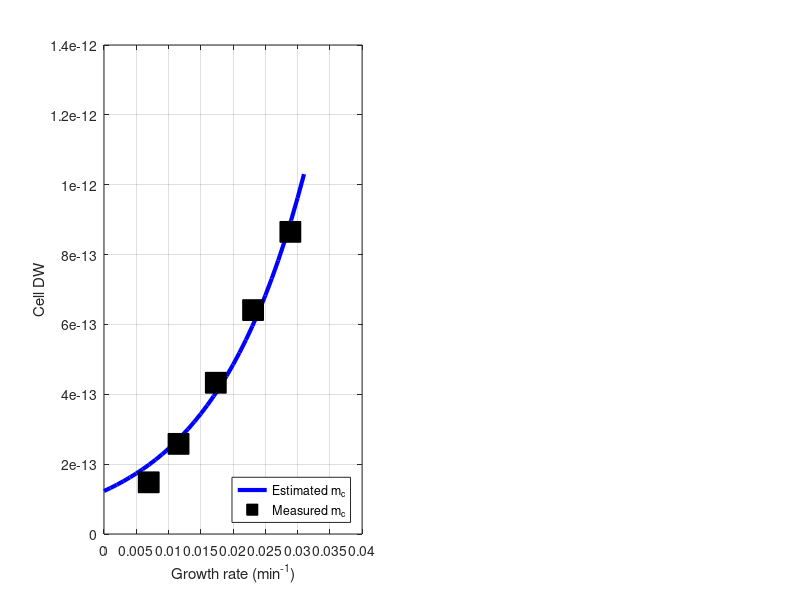

The MATLAB source for this figure: (Note: this script raises an error after producing the figure.)
%%%%%%%%%%%%%%%%%%%%%%%%%%%%%%%%%%%%%%%%%%%%%%%%%%%%%%%%%%%%%%%%%%%
%               
% Evaluation of the relationship protein & cell dry weight-cell specific growth rate
% 
% we use the findings of Zheng etal., General quantitative relations linking 
%   cell growth and the cell cycle in Escherichia coli, Nature Microbiol.,
%   2020. DOI: 10.1038/s41564-020-0717-x
%
% and data from Bremer and Dennis, Modulation of Chemical Composition and 
%      Other Parameters of the Cell by Growth Rate, 1996.
%
% We considered the relationships:
%  
%        dm_p/dmu = beta*m_p
% so that:
%        m_p = m_p0*exp(beta*mu)
%
% and 
%       dm_c/dmu = gamma*m_c
% so that:
%        m_c = m_c0*exp(gamma*mu)
% where:
%       mc = cell DW
%       mp = cell protein DW
%       mu = specific growth rate
%
%  Results obtained using Main_fit_FZ_mu_mp.m and Main_fit_Fengwei_Zheng_mu.m
%
%%%%%%%%%%%%%%%%%%%%%%%%%%%%%%%%%%%%%%%%%%%%%%%%%%%%%%%%%%%%%%%%%%%%
clear all
% Experimental data (mins):
td_exp=[24, 30, 40, 60 100];
mu =log(2)./td_exp;

% Protein dry mass (g)
proteinMass = [450
    340
    234
    156
    100]*1e-15;

% cell DW (g)
cellMass = [
    865
     641
     433
     258
    148]*1e-15;

% Our best estimated parameters using MATLAB script main_fit_Fengwei_Zheng_mu.m
% for mc = m0*exp(gamma*mu):
     m0 = 123.022e-15; %(g)
     gamma = 68.5547; % (mins)   

% Our best estimated parameters using MATLAB script main_fit_Fengwei_Zheng_mu.m
% for mp = mp0*exp(beta*mu):
     mp0 = 77.3748e-15; % (g)
     beta = 61.7813; % (mins)   

% Notice mp0/m0 = 77.3748e-15/123.022e-15 = 63%    

box_mp = [0.5*min(proteinMass):5e-15:1.25*max(proteinMass)];
box_mc = [0.5*min(cellMass):5e-15:1.25*max(cellMass)];
box_mu = [0*min(mu):0.001:1.1*max(mu)];

f1=figure(1)
subplot(121)   
plot(box_mu,123.022e-15*exp(68.5547*box_mu),'b-','LineWidth',3)
xlabel('Growth rate (min^{-1})'), ylabel('Cell DW')
hold on
plot(mu,cellMass,'sk','MarkerSize',15,'MarkerFaceColor','k')
grid on
legend('Estimated m_c', 'Measured m_c','Location','southeast')
ax = gca;
ax.FontSize = 16;
hold off
subplot(122)   
plot(box_mu,77.3748e-15*exp(61.7813*box_mu),'b-','LineWidth',3),xlabel('Growth rate (min^{-1})'), ylabel('Protein DW')
hold on
plot(mu,proteinMass,'sk','MarkerSize',15,'MarkerFaceColor','k')
grid on
legend('Estimated m_p', 'Measured m_p','Location','southeast')
ax = gca;
ax.FontSize = 16;
hold off

% %f1.WindowState = 'maximized';
% %exportgraphics(f1,'../Texte/images/f_mu_mc_mp.png','Resolution',300)

f2=figure(2) 
plot(mu,(proteinMass./cellMass),'rs','MarkerSize',10)
xlabel('Growth rate (min^{-1})'), ylabel('Protein/Cell DW')
grid on
hold on
plot(box_mu,(77.3748*exp(61.7813*box_mu))./(123.022*exp(68.5547*box_mu)),'b-','LineWidth',3)
ax = gca;
ax.FontSize = 14;
hold off

